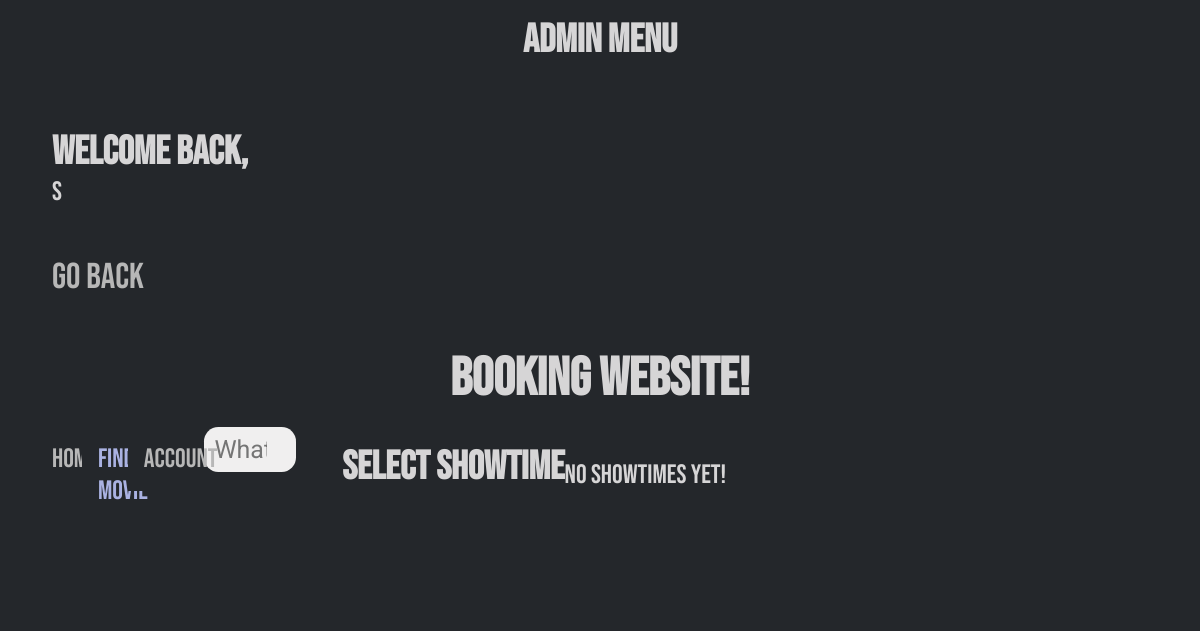
Before: /HTML/select-showtime.php with the older database file.
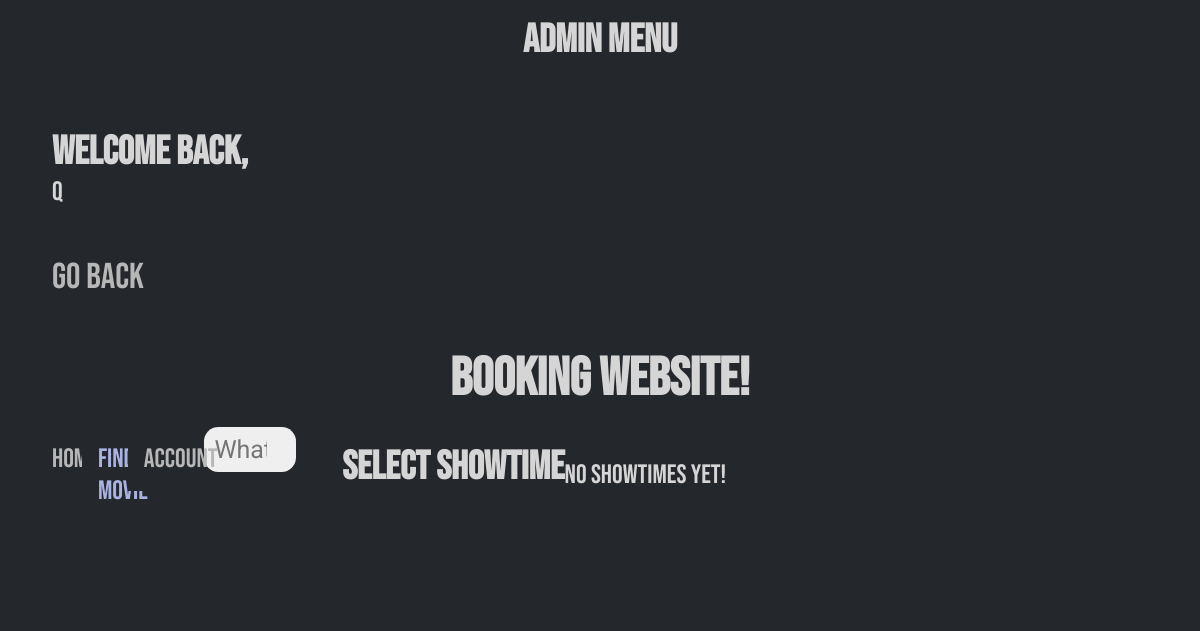
After: the same page with the newer database file.
### tables this page shows
CREATE TABLE `user` (
  `userId` varchar(255) NOT NULL,
  `pass` varbinary(255) DEFAULT NULL,
  `firstName` varchar(255) DEFAULT NULL,
  `lastName` varchar(255) DEFAULT NULL,
  `email` varchar(255) NOT NULL,
  `active` tinyint(1) NOT NULL,
  `receiveProm` tinyint(1) NOT NULL,
  `isAdmin` tinyint(1) NOT NULL,
  `isBlocked` tinyint(1) NOT NULL DEFAULT 0
);

### PHP/getUserInfo.php (called while the page is built, shortened)
<?php
    require("../Modal/database.php");
    $queryacct = "SELECT * FROM user WHERE userId = (SELECT userId FROM user WHERE active=1)";
    $pstates = $db->prepare($queryacct);
    $pstates->execute();
    $userInfs = $pstates->fetchAll();
    $userOnCheck = $pstates->rowCount();
?>

### HTML/manageShowtime.php (the view, shortened to what this page needs)
<?php require("getUserInfo.php");?>
<!DOCTYPE html>
<html lang="en">
<head>
    <link rel="stylesheet" href="../CSS/adminMenu.css">
</head>
<header>
    <h2 class="title">Admin Menu</h2>
</header>
<main class="manage">
            <div class="adminTab">
                <div class="userName">
                    <h3>Welcome back, </h3>
                    <?php
                        if ($userOnCheck == 1) {
                            foreach($userInfs as $userInfo) {
                                $name = $userInfo['firstName'];
                            }
                            echo "<p>" .$name ."</p>";
                        }
                    ?>
                </div>
                <button ><a href="../HTML/adminMenu.php">Go back</a></button>
            </div>
        </main>
</html>

Changed rows visible on the page:
no longer on this page (row edited): user: firstName "s"
now on this page (row edited): user: firstName "q"
